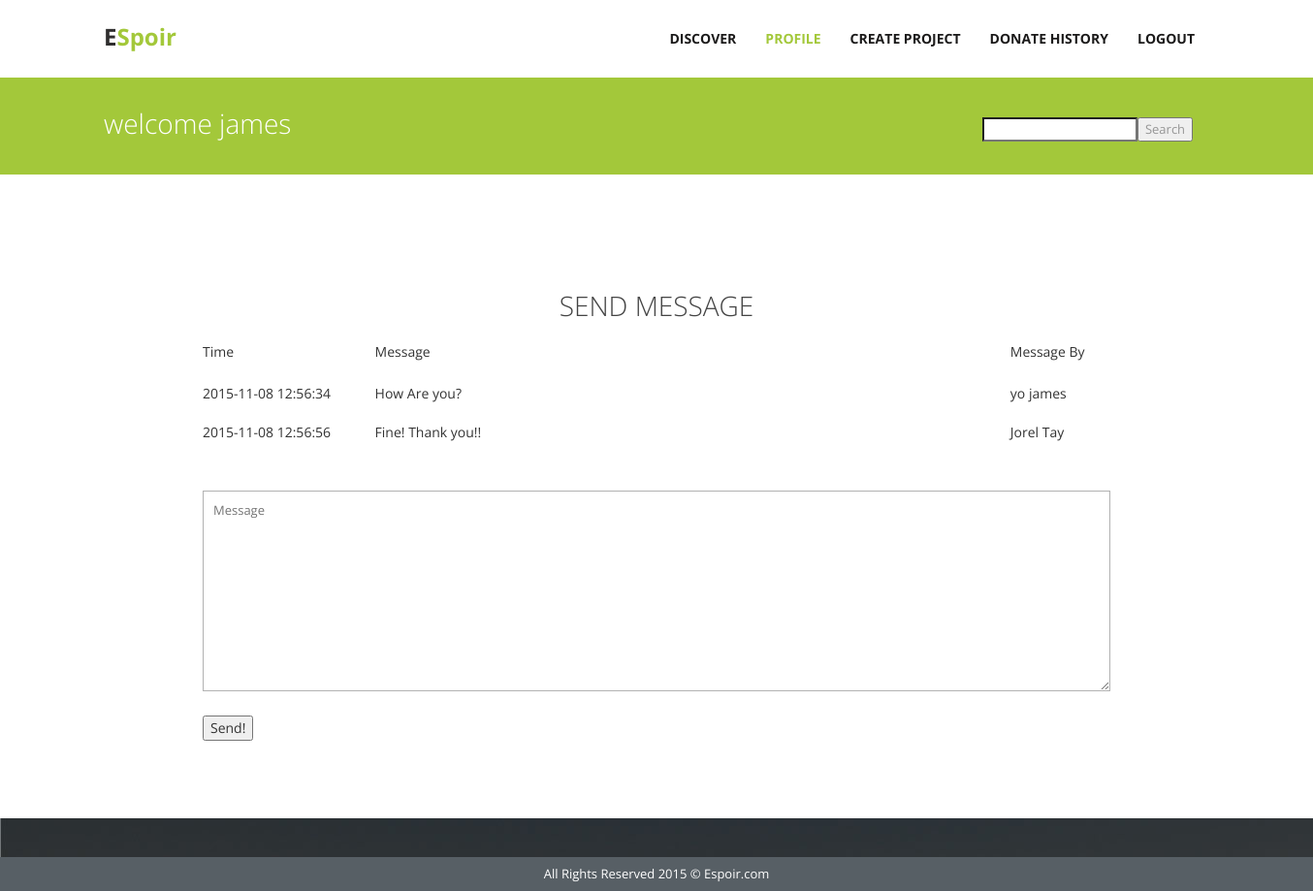
The page /addMessage.php?emailtxt=jorel_31@hotmail.com (signed in) on the database its author committed.
### tables this page shows
CREATE TABLE IF NOT EXISTS `user` (
  `userEmail` varchar(255) NOT NULL,
  `password` varchar(255) NOT NULL,
  `firstName` varchar(255) NOT NULL,
  `lastName` varchar(255) NOT NULL,
  `nationality` varchar(50) NOT NULL,
  `birthday` date NOT NULL,
  `gender` enum('Female','Male') NOT NULL,
  `picScr` blob NOT NULL,
  `picName` varchar(8000) NOT NULL,
  `bio` text,
  `type` enum('Normal','Admin') NOT NULL DEFAULT 'Normal'
);

CREATE TABLE IF NOT EXISTS `message` (
  `messageID` int(11) NOT NULL,
  `senderEmail` varchar(255) NOT NULL,
  `receiverEmail` varchar(255) NOT NULL,
  `content` text NOT NULL,
  `dateTime` timestamp NOT NULL DEFAULT CURRENT_TIMESTAMP
);

### addMessage.php (the view, shortened to what this page needs)
<!DOCTYPE html>
<html lang="en">
<head>
    <link href="css/bootstrap.css" rel="stylesheet">
    <link href="//maxcdn.bootstrapcdn.com/font-awesome/4.2.0/css/font-awesome.min.css" rel="stylesheet">
    <link href="css/responsiveslides.css" rel="stylesheet">
    <link href="css/style.css" rel="stylesheet">
</head>
<?php
    include("db.php");
    $emailtxt = $_SESSION["emailtxt"];
    $messageEmail = $_GET["emailtxt"];
    $sql = "SELECT * FROM user WHERE userEmail = '$emailtxt'";
    $message = mysqli_query($mysqli, "SELECT * FROM message WHERE (senderEmail = '$emailtxt' AND receiverEmail = '$messageEmail') OR (receiverEmail = '$emailtxt' AND senderEmail = '$messageEmail') ORDER BY dateTime ASC ");
	if ($result=mysqli_query($mysqli,$sql))
    {
        $rowcount=mysqli_num_rows($result);
    }
	if($rowcount==1)
	{
        $row = mysqli_fetch_array($result,MYSQLI_ASSOC);
	}
	else
	{
		echo '<script language="javascript">';
		echo 'alert("Wrong username/password");';
		echo 'window.location.href="../CS2102/loginreg.php";';
		echo '</script>';
	}
?>
<body data-responsejs='{ "create": [ { "prop": "width", "breakpoints": [0, 320, 481, 641, 961, 1025, 1281, 1400] }]}'>
    <div class="wrapper">
        <div class="container">
            <nav class="navbar navbar-default">
                <div class="container-fluid">
                    <div class="navbar-header">
                        <a class="navbar-brand">E<span>Spoir</span></a>
                    </div>
                    <div class="collapse navbar-collapse pull-right" id="bs-example-navbar-collapse-1">
                        <ul class="nav navbar-nav">
                            <li><a href="discoverlogin.php">Discover</a></li>
                            <li class="active"><a href="profile.php">Profile<span class="sr-only">(current)</span></a></li>
                            <li><a href="createProject.php">Create Project </a></li>
                            <li><a href="transactions.php">Donate History </a></li>
                            <li><a href="logout.php" id="logout">Logout</a></li>
                        </ul>
                    </div>
                </div>
            </nav>
        </div>
    </div>
    <div class="inner-head">
        <div class="container">
            <div class="col-lg-12">
                <h4 class="pull-left">welcome <?php echo $row["firstName"] ?></h4>
                <form method="post" action="search.php">
                    <p class="pull-right pagination">
                        <input type="search" name="keyword" /><input type="submit" value="Search" />
                    </p>
                </form>
            </div>
        </div>
    </div>
    <div class="inner-page services">
        <div class="container">
            <div class="inner-page contact-us">
                <div class="header-intro">
                    <h2>Send Message</h2>
                </div>
                <table style="width: 80%; margin: 0 auto; height: 85px;">
                    <thead>
                        <tr>
                            <td class="auto-style1">Time</td>
                            <td class="auto-style2">Message</td>
                            <td class="auto-style1">Message By</td>
                        </tr>
                    </thead>
                    <tbody style="padding: 10px; margin: 10px">
                        <?php
                            while($row = mysqli_fetch_array($message,MYSQLI_ASSOC)) {
                            ?>
                        <tr>
                            <td style="padding-top: 10px; padding-bottom: 10px; margin-top: 10px; margin-bottom: 10px;"><?php echo $row['dateTime']?></td>
                            <td style="padding-top: 10px; padding-bottom: 10px; margin-top: 10px; margin-bottom: 10px;"><?php echo $row['content']?></td>
                            <?php
                                    $email = $row['senderEmail'];
                                    $user = mysqli_query($mysqli,"SELECT * FROM user WHERE userEmail = '$email'");
                                    $userDetail = mysqli_fetch_array($user,MYSQLI_ASSOC);
                                ?>
                            <td style="padding-top: 10px; padding-bottom: 10px; margin-top: 10px; margin-bottom: 10px;"><?php echo $userDetail["lastName"]." ".$userDetail["firstName"]?></td>
                        </tr>
                        <?php } ?>
                    </tbody>
                </table>
                <br />
                <br />
                <form action="messageManager.php" method="post" style="width: 80%; margin: 0 auto">
                    <textarea name="content" cols="30" rows="10" placeholder="Message"></textarea><br />
                    <input type="submit" name="submitBtn" id="submitBtn" value="Send!">
                </form>
                <br />
            </div>
        </div>
    </div>
    <div class="testimonial main"></div>
    <div class="copyright">
        <div class="container">
            <p>All Rights Reserved 2015 &copy; Espoir.com</p>
        </div>
    </div>
</body>
</html>

### css/style.css (style rules this page uses)
* { font-family: 'Open Sans', sans-serif; }
.wrapper { width: 100%; margin: 0 auto; }
@media (min-width:1200px) { .wrapper { width: 1344px; margin: 0 auto; } }
@media (min-width:1200px) { .container { padding: 0; position: relative; } }
@media (min-width:1200px) { div#bs-example-navbar-collapse-1 { padding-right: 0; } }
a, a:hover, a:focus { text-decoration: none; }
h2 { font-size: 28px; font-weight: 300; text-transform: uppercase; color: #444444; margin-top: 60px; }
h4 { font-size: 16px; font-weight: bold; text-transform: uppercase; margin-bottom: 0px; margin-top: 20px; }
p { color: #969696; font-size: 13px; }
.navbar-brand span { color: #A3C83A; }
a.navbar-brand { color: #2f2e2e !important; font-weight: bold; font-size: 24px; padding-top: 28px; }
.navbar { margin-bottom: 0; }
.navbar-default .navbar-nav > .active > a, .navbar-default .navbar-nav > .active > a:hover, .navbar-default .navbar-nav > .active > a:focus { background-color: inherit; color: #A3C83A; }
.navbar-default .navbar-nav > li > a { font-size: 14px; font-weight: bold; color: #1b1a1a ; text-transform: uppercase; padding-top: 30px; padding-bottom: 30px; }
input[type="text"], textarea { width: 100%; border: 1px solid #b2b2b2; padding: 10px; font-size: 13px; text-transform: capitalize; margin-bottom: 20px; }
.navbar-default { background-color: inherit; border: none; }
.header-intro { text-align: center; }
.copyright .container p { color: white; text-align: center; margin: 8px; }
.copyright { background: #575F65; }
.inner-head h4 { font-size: 28px; font-weight: 300; text-transform: lowercase; color: white; margin-top: 32px; }
.inner-head { background: #A3C83A; min-height: 100px; margin-bottom: 60px; }
.pagination { margin-top: 41px; }
.testimonial.main { background: url('../img/testimonial_bg.jpg'); padding: 30px 0 10px 0; margin-top: 60px; }

### addMessage.php (style rules this page uses)
.auto-style1 { height: 45px; }
.auto-style2 { width: 70%; height: 45px; }

### rows shown on the page
user: firstName "james"
message: dateTime "2015-11-08 12:56:34", content "How Are you?", senderEmail.lastName "yo", senderEmail.firstName "james"
message: dateTime "2015-11-08 12:56:56", content "Fine! Thank you!!", senderEmail.lastName "Jorel", senderEmail.firstName "Tay"
